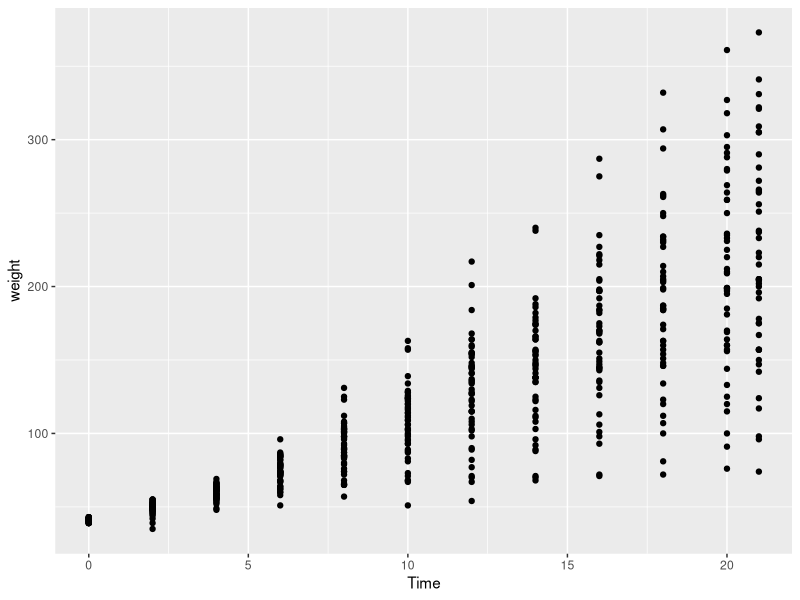
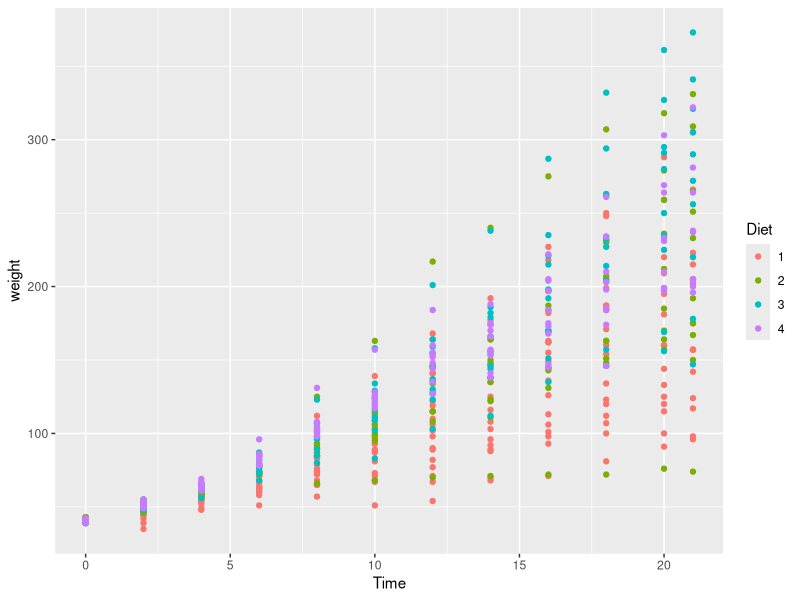
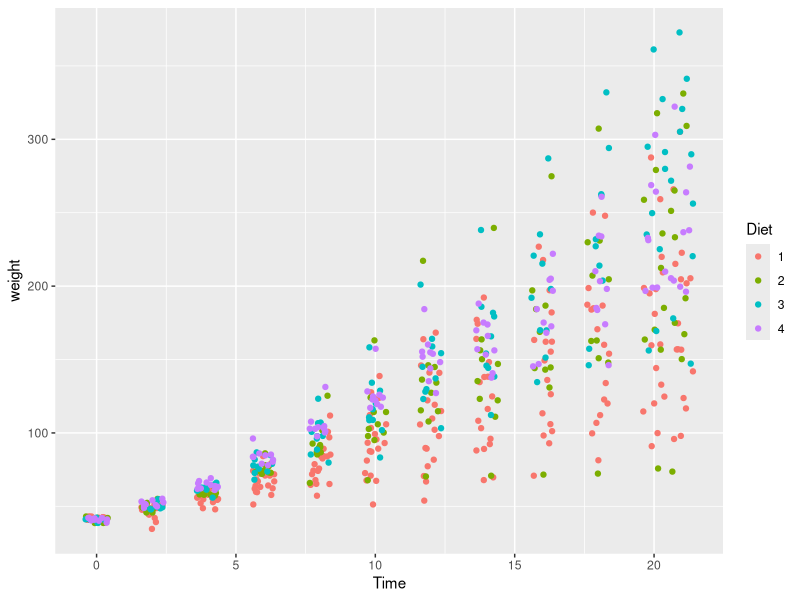
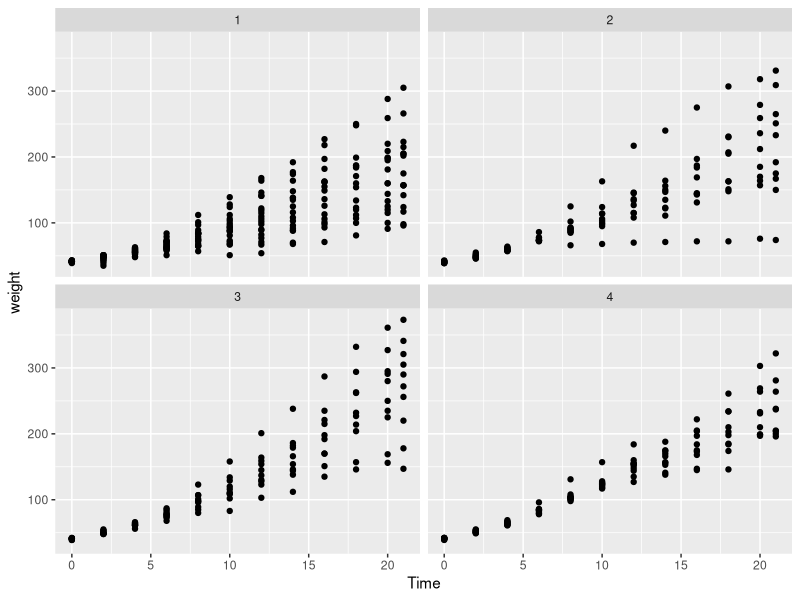
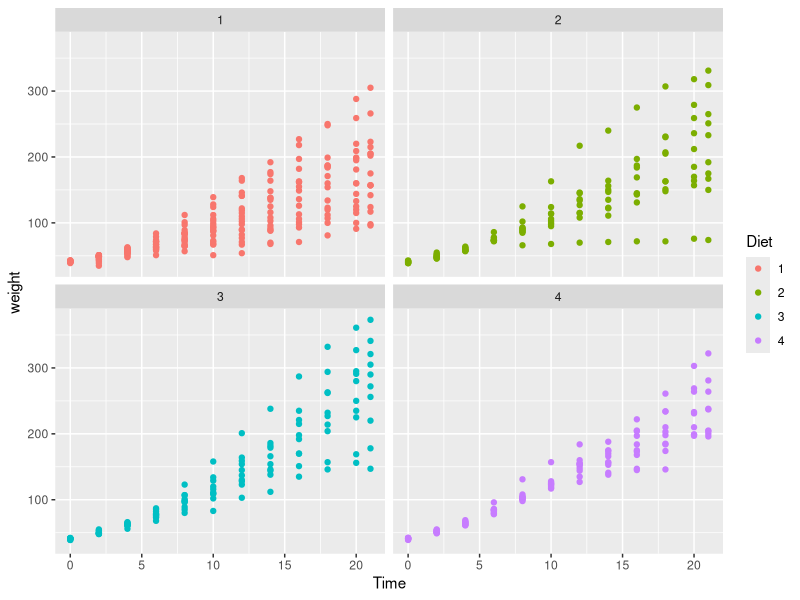

Reproduce these figures in R, in order.
## ---- chunk 1
knitr::opts_chunk$set(echo = TRUE)
## ---- chunk 2
library(dplyr)
library(ggplot2)
## ---- chunk 3
data("ChickWeight")
glimpse(ChickWeight)
## ---- chunk 4
ggplot(ChickWeight, aes(Time, weight)) + geom_point()
## ---- chunk 5
ggplot(ChickWeight, aes(Time, weight, colour = Diet)) + geom_point()
## ---- chunk 6
ggplot(ChickWeight, aes(Time, weight, colour = Diet)) + geom_jitter()
## ---- chunk 7
ggplot(ChickWeight, aes(Time, weight)) + geom_point() + facet_wrap(~Diet)
## ---- chunk 8
ggplot(ChickWeight, aes(Time, weight, colour = Diet)) + geom_point() + facet_wrap(~Diet)
